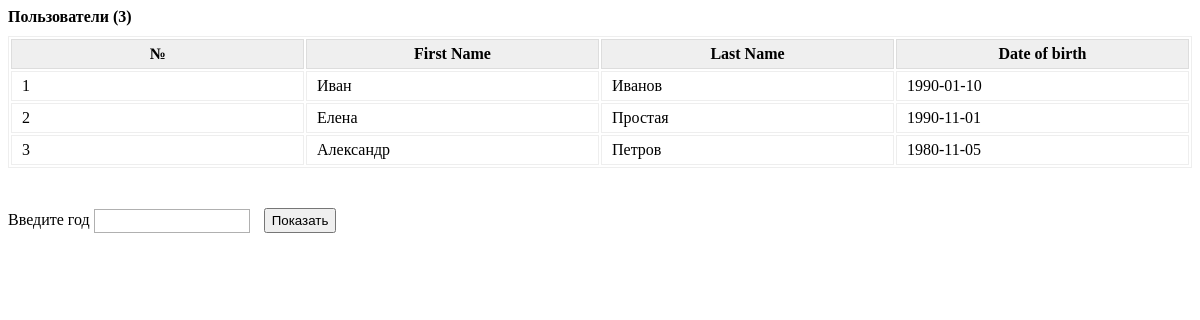
The page / on the database its author committed.
### tables this page shows
CREATE TABLE `users` (
  `id` int(11) NOT NULL,
  `first_name` varchar(20) NOT NULL,
  `last_name` varchar(20) NOT NULL,
  `bdate` date NOT NULL
);

### index.php (the view, shortened to what this page needs)
<?php
require_once('db.php');
$result = $db->query("SELECT * FROM `users`");
$arrUsers = $result->fetchAll(PDO::FETCH_ASSOC);
?>
<!DOCTYPE html>
<html lang="en">
<head>
    <link rel="stylesheet" href="style/style.css">
</head>
<body>
<span class="count_user">Пользователи (<strong><?=count($arrUsers)?></strong>)</span>
<table>
    <thead>
        <th>№</th>
        <th>First Name</th>
        <th>Last Name</th>
        <th>Date of birth</th>
    </thead>
    <tbody>
    <? foreach ($arrUsers as $user): ?>
        <tr>
            <td><?=$user['id']?></td>
            <td><?=$user['first_name']?></td>
            <td><?=$user['last_name']?></td>
            <td><?=$user['bdate']?></td>
        </tr>
    <? endforeach; ?>
    </tbody>
</table>
<div class="block-form">
    <form action="" method="post" class="form_birth">
        <label class="label_birth_date" for="date">Введите год</label>
        <input type="text" name="date_birth" id="date_birth" class="date_birth">
        <input type="submit" name="btn_birth" class="btn_birth" id="btn_birth" value="Показать">
    </form>
</div>
</body>
</html>

### style/style.css (style rules this page uses)
table { border: 1px solid #eee; table-layout: fixed; width: 100%; margin-bottom: 20px; }
table th { font-weight: bold; padding: 5px; background: #efefef; border: 1px solid #ddd; }
table td { padding: 5px 10px; border: 1px solid #eee; text-align: left; }
.block-form { margin-top: 40px; }
.label_birth_date { font-size: 16px; }
.date_birth { height: 20px; width: 150px; outline: none; border: 1px solid #B0B0B0; }
.btn_birth { height: 25px; margin-left: 10px; }
.count_user { display: block; margin-bottom: 10px; font-size: 16px; font-weight: 600; }

### rows shown on the page
users: id "1", first_name "Иван", last_name "Иванов", bdate "1990-01-10"
users: id "2", first_name "Елена", last_name "Простая", bdate "1990-11-01"
users: id "3", first_name "Александр", last_name "Петров", bdate "1980-11-05"

### other values the page prints
count($arrUsers) "3"
